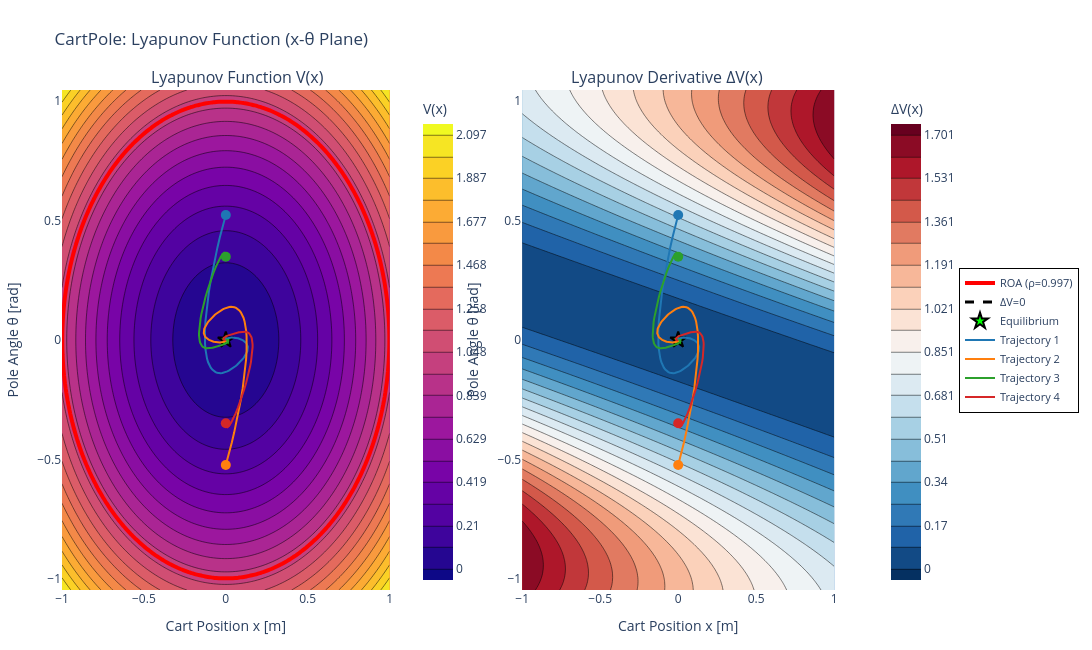

Write notebook code for a chart like this one.
### Code cell
# 2D Lyapunov Function Visualization, position and angle
state_limits_x_theta = ((-1.0, 1.0), (-np.pi / 3, np.pi / 3))
state_indices_x_theta = (0, 1)

plot_lyapunov_2d(
    lyapunov_nn,
    controller,
    discrete_system,
    state_limits_x_theta,
    state_indices=state_indices_x_theta,
    state_names=("Cart Position x [m]", "Pole Angle θ [rad]"),
    rho=rho,
    grid_resolution=120,
    trajectories=trajectories,
    title="CartPole: Lyapunov Function (x-θ Plane)",
    show=False,
    colorscale="Plasma",
    trajectory_colorscale="D3",
)

### Figure 1 — Plotly figure (JSON) as saved in the notebook; plotly's stock layout.template omitted (floating-point values rounded to 4 significant figures; data arrays with more than 128 entries replaced by an {"elided": "..."} marker saying what was removed)
{"data": [{"colorbar": {"title": {"text": "V(x)"}, "x": 0.45}, "colorscale": [[0, "#0d0887"], [0.1111, "#46039f"], [0.2222, "#7201a8"], [0.3333, "#9c179e"], [0.4444, "#bd3786"], [0.5556, "#d8576b"], [0.6667, "#ed7953"], [0.7778, "#fb9f3a"], [0.8889, "#fdca26"], [1, "#f0f921"]], "contours": {"end": 2.097, "size": 0.1048, "start": 0}, "hovertemplate": "%{xaxis.title.text}: %{x:.3f}<br>%{yaxis.title.text}: %{y:.3f}<br>V: %{z:.3f}<extra></extra>", "type": "contour", "x": [-1.0, -0.9832, -0.9664, -0.9496, -0.9328, -0.916, -0.8992, -0.8824, -0.8655, -0.8487, -0.8319, -0.8151, -0.7983, -0.7815, -0.7647, -0.7479, -0.7311, -0.7143, -0.6975, -0.6807, -0.6639, -0.6471, -0.6303, -0.6134, -0.5966, -0.5798, -0.563, -0.5462, -0.5294, -0.5126, -0.4958, -0.479, -0.4622, -0.4454, -0.4286, -0.4118, -0.395, -0.3782, -0.3613, -0.3445, -0.3277, -0.3109, -0.2941, -0.2773, -0.2605, -0.2437, -0.2269, -0.2101, -0.1933, -0.1765, -0.1597, -0.1429, -0.1261, -0.1092, -0.09244, -0.07563, -0.05882, -0.04202, -0.02521, -0.008403, 0.008403, 0.02521, 0.04202, 0.05882, 0.07563, 0.09244, 0.1092, 0.1261, 0.1429, 0.1597, 0.1765, 0.1933, 0.2101, 0.2269, 0.2437, 0.2605, 0.2773, 0.2941, 0.3109, 0.3277, 0.3445, 0.3613, 0.3782, 0.395, 0.4118, 0.4286, 0.4454, 0.4622, 0.479, 0.4958, 0.5126, 0.5294, 0.5462, 0.563, 0.5798, 0.5966, 0.6134, 0.6303, 0.6471, 0.6639, 0.6807, 0.6975, 0.7143, 0.7311, 0.7479, 0.7647, 0.7815, 0.7983, 0.8151, 0.8319, 0.8487, 0.8655, 0.8824, 0.8992, 0.916, 0.9328, 0.9496, 0.9664, 0.9832, 1.0], "xaxis": "x", "y": [-1.047, -1.03, -1.012, -0.9944, -0.9768, -0.9592, -0.9416, -0.924, -0.9064, -0.8888, -0.8712, -0.8536, -0.836, -0.8184, -0.8008, -0.7832, -0.7656, -0.748, -0.7304, -0.7128, -0.6952, -0.6776, -0.66, -0.6424, -0.6248, -0.6072, -0.5896, -0.572, -0.5544, -0.5368, -0.5192, -0.5016, -0.484, -0.4664, -0.4488, -0.4312, -0.4136, -0.396, -0.3784, -0.3608, -0.3432, -0.3256, -0.308, -0.2904, -0.2728, -0.2552, -0.2376, -0.22, -0.2024, -0.1848, -0.1672, -0.1496, -0.132, -0.1144, -0.0968, -0.0792, -0.0616, -0.044, -0.0264, -0.0088, 0.0088, 0.0264, 0.044, 0.0616, 0.0792, 0.0968, 0.1144, 0.132, 0.1496, 0.1672, 0.1848, 0.2024, 0.22, 0.2376, 0.2552, 0.2728, 0.2904, 0.308, 0.3256, 0.3432, 0.3608, 0.3784, 0.396, 0.4136, 0.4312, 0.4488, 0.4664, 0.484, 0.5016, 0.5192, 0.5368, 0.5544, 0.572, 0.5896, 0.6072, 0.6248, 0.6424, 0.66, 0.6776, 0.6952, 0.7128, 0.7304, 0.748, 0.7656, 0.7832, 0.8008, 0.8184, 0.836, 0.8536, 0.8712, 0.8888, 0.9064, 0.924, 0.9416, 0.9592, 0.9768, 0.9944, 1.012, 1.03, 1.047], "yaxis": "y", "z": {"elided": "120x120 float values"}}, {"contours": {"coloring": "none", "end": 0.9969, "size": 1, "start": 0.9969}, "hovertemplate": "ROA Boundary<extra></extra>", "line": {"color": "red", "width": 4}, "name": "ROA (ρ=0.997)", "showscale": false, "type": "contour", "x": [-1.0, -0.9832, -0.9664, -0.9496, -0.9328, -0.916, -0.8992, -0.8824, -0.8655, -0.8487, -0.8319, -0.8151, -0.7983, -0.7815, -0.7647, -0.7479, -0.7311, -0.7143, -0.6975, -0.6807, -0.6639, -0.6471, -0.6303, -0.6134, -0.5966, -0.5798, -0.563, -0.5462, -0.5294, -0.5126, -0.4958, -0.479, -0.4622, -0.4454, -0.4286, -0.4118, -0.395, -0.3782, -0.3613, -0.3445, -0.3277, -0.3109, -0.2941, -0.2773, -0.2605, -0.2437, -0.2269, -0.2101, -0.1933, -0.1765, -0.1597, -0.1429, -0.1261, -0.1092, -0.09244, -0.07563, -0.05882, -0.04202, -0.02521, -0.008403, 0.008403, 0.02521, 0.04202, 0.05882, 0.07563, 0.09244, 0.1092, 0.1261, 0.1429, 0.1597, 0.1765, 0.1933, 0.2101, 0.2269, 0.2437, 0.2605, 0.2773, 0.2941, 0.3109, 0.3277, 0.3445, 0.3613, 0.3782, 0.395, 0.4118, 0.4286, 0.4454, 0.4622, 0.479, 0.4958, 0.5126, 0.5294, 0.5462, 0.563, 0.5798, 0.5966, 0.6134, 0.6303, 0.6471, 0.6639, 0.6807, 0.6975, 0.7143, 0.7311, 0.7479, 0.7647, 0.7815, 0.7983, 0.8151, 0.8319, 0.8487, 0.8655, 0.8824, 0.8992, 0.916, 0.9328, 0.9496, 0.9664, 0.9832, 1.0], "xaxis": "x", "y": [-1.047, -1.03, -1.012, -0.9944, -0.9768, -0.9592, -0.9416, -0.924, -0.9064, -0.8888, -0.8712, -0.8536, -0.836, -0.8184, -0.8008, -0.7832, -0.7656, -0.748, -0.7304, -0.7128, -0.6952, -0.6776, -0.66, -0.6424, -0.6248, -0.6072, -0.5896, -0.572, -0.5544, -0.5368, -0.5192, -0.5016, -0.484, -0.4664, -0.4488, -0.4312, -0.4136, -0.396, -0.3784, -0.3608, -0.3432, -0.3256, -0.308, -0.2904, -0.2728, -0.2552, -0.2376, -0.22, -0.2024, -0.1848, -0.1672, -0.1496, -0.132, -0.1144, -0.0968, -0.0792, -0.0616, -0.044, -0.0264, -0.0088, 0.0088, 0.0264, 0.044, 0.0616, 0.0792, 0.0968, 0.1144, 0.132, 0.1496, 0.1672, 0.1848, 0.2024, 0.22, 0.2376, 0.2552, 0.2728, 0.2904, 0.308, 0.3256, 0.3432, 0.3608, 0.3784, 0.396, 0.4136, 0.4312, 0.4488, 0.4664, 0.484, 0.5016, 0.5192, 0.5368, 0.5544, 0.572, 0.5896, 0.6072, 0.6248, 0.6424, 0.66, 0.6776, 0.6952, 0.7128, 0.7304, 0.748, 0.7656, 0.7832, 0.8008, 0.8184, 0.836, 0.8536, 0.8712, 0.8888, 0.9064, 0.924, 0.9416, 0.9592, 0.9768, 0.9944, 1.012, 1.03, 1.047], "yaxis": "y", "z": {"elided": "120x120 float values"}}, {"colorbar": {"title": {"text": "ΔV(x)"}, "x": 1.05}, "colorscale": [[0, "rgb(5,48,97)"], [0.1, "rgb(33,102,172)"], [0.2, "rgb(67,147,195)"], [0.3, "rgb(146,197,222)"], [0.4, "rgb(209,229,240)"], [0.5, "rgb(247,247,247)"], [0.6, "rgb(253,219,199)"], [0.7, "rgb(244,165,130)"], [0.8, "rgb(214,96,77)"], [0.9, "rgb(178,24,43)"], [1, "rgb(103,0,31)"]], "contours": {"end": 1.701, "size": 0.08506, "start": 2.512e-06}, "hovertemplate": "%{xaxis.title.text}: %{x:.3f}<br>%{yaxis.title.text}: %{y:.3f}<br>ΔV: %{z:.3f}<extra></extra>", "type": "contour", "x": [-1.0, -0.9832, -0.9664, -0.9496, -0.9328, -0.916, -0.8992, -0.8824, -0.8655, -0.8487, -0.8319, -0.8151, -0.7983, -0.7815, -0.7647, -0.7479, -0.7311, -0.7143, -0.6975, -0.6807, -0.6639, -0.6471, -0.6303, -0.6134, -0.5966, -0.5798, -0.563, -0.5462, -0.5294, -0.5126, -0.4958, -0.479, -0.4622, -0.4454, -0.4286, -0.4118, -0.395, -0.3782, -0.3613, -0.3445, -0.3277, -0.3109, -0.2941, -0.2773, -0.2605, -0.2437, -0.2269, -0.2101, -0.1933, -0.1765, -0.1597, -0.1429, -0.1261, -0.1092, -0.09244, -0.07563, -0.05882, -0.04202, -0.02521, -0.008403, 0.008403, 0.02521, 0.04202, 0.05882, 0.07563, 0.09244, 0.1092, 0.1261, 0.1429, 0.1597, 0.1765, 0.1933, 0.2101, 0.2269, 0.2437, 0.2605, 0.2773, 0.2941, 0.3109, 0.3277, 0.3445, 0.3613, 0.3782, 0.395, 0.4118, 0.4286, 0.4454, 0.4622, 0.479, 0.4958, 0.5126, 0.5294, 0.5462, 0.563, 0.5798, 0.5966, 0.6134, 0.6303, 0.6471, 0.6639, 0.6807, 0.6975, 0.7143, 0.7311, 0.7479, 0.7647, 0.7815, 0.7983, 0.8151, 0.8319, 0.8487, 0.8655, 0.8824, 0.8992, 0.916, 0.9328, 0.9496, 0.9664, 0.9832, 1.0], "xaxis": "x2", "y": [-1.047, -1.03, -1.012, -0.9944, -0.9768, -0.9592, -0.9416, -0.924, -0.9064, -0.8888, -0.8712, -0.8536, -0.836, -0.8184, -0.8008, -0.7832, -0.7656, -0.748, -0.7304, -0.7128, -0.6952, -0.6776, -0.66, -0.6424, -0.6248, -0.6072, -0.5896, -0.572, -0.5544, -0.5368, -0.5192, -0.5016, -0.484, -0.4664, -0.4488, -0.4312, -0.4136, -0.396, -0.3784, -0.3608, -0.3432, -0.3256, -0.308, -0.2904, -0.2728, -0.2552, -0.2376, -0.22, -0.2024, -0.1848, -0.1672, -0.1496, -0.132, -0.1144, -0.0968, -0.0792, -0.0616, -0.044, -0.0264, -0.0088, 0.0088, 0.0264, 0.044, 0.0616, 0.0792, 0.0968, 0.1144, 0.132, 0.1496, 0.1672, 0.1848, 0.2024, 0.22, 0.2376, 0.2552, 0.2728, 0.2904, 0.308, 0.3256, 0.3432, 0.3608, 0.3784, 0.396, 0.4136, 0.4312, 0.4488, 0.4664, 0.484, 0.5016, 0.5192, 0.5368, 0.5544, 0.572, 0.5896, 0.6072, 0.6248, 0.6424, 0.66, 0.6776, 0.6952, 0.7128, 0.7304, 0.748, 0.7656, 0.7832, 0.8008, 0.8184, 0.836, 0.8536, 0.8712, 0.8888, 0.9064, 0.924, 0.9416, 0.9592, 0.9768, 0.9944, 1.012, 1.03, 1.047], "yaxis": "y2", "z": {"elided": "120x120 float values"}}, {"contours": {"coloring": "none", "end": 0, "size": 1, "start": 0}, "hovertemplate": "ΔV=0 Contour<extra></extra>", "line": {"color": "black", "dash": "dash", "width": 3}, "name": "ΔV=0", "showscale": false, "type": "contour", "x": [-1.0, -0.9832, -0.9664, -0.9496, -0.9328, -0.916, -0.8992, -0.8824, -0.8655, -0.8487, -0.8319, -0.8151, -0.7983, -0.7815, -0.7647, -0.7479, -0.7311, -0.7143, -0.6975, -0.6807, -0.6639, -0.6471, -0.6303, -0.6134, -0.5966, -0.5798, -0.563, -0.5462, -0.5294, -0.5126, -0.4958, -0.479, -0.4622, -0.4454, -0.4286, -0.4118, -0.395, -0.3782, -0.3613, -0.3445, -0.3277, -0.3109, -0.2941, -0.2773, -0.2605, -0.2437, -0.2269, -0.2101, -0.1933, -0.1765, -0.1597, -0.1429, -0.1261, -0.1092, -0.09244, -0.07563, -0.05882, -0.04202, -0.02521, -0.008403, 0.008403, 0.02521, 0.04202, 0.05882, 0.07563, 0.09244, 0.1092, 0.1261, 0.1429, 0.1597, 0.1765, 0.1933, 0.2101, 0.2269, 0.2437, 0.2605, 0.2773, 0.2941, 0.3109, 0.3277, 0.3445, 0.3613, 0.3782, 0.395, 0.4118, 0.4286, 0.4454, 0.4622, 0.479, 0.4958, 0.5126, 0.5294, 0.5462, 0.563, 0.5798, 0.5966, 0.6134, 0.6303, 0.6471, 0.6639, 0.6807, 0.6975, 0.7143, 0.7311, 0.7479, 0.7647, 0.7815, 0.7983, 0.8151, 0.8319, 0.8487, 0.8655, 0.8824, 0.8992, 0.916, 0.9328, 0.9496, 0.9664, 0.9832, 1.0], "xaxis": "x2", "y": [-1.047, -1.03, -1.012, -0.9944, -0.9768, -0.9592, -0.9416, -0.924, -0.9064, -0.8888, -0.8712, -0.8536, -0.836, -0.8184, -0.8008, -0.7832, -0.7656, -0.748, -0.7304, -0.7128, -0.6952, -0.6776, -0.66, -0.6424, -0.6248, -0.6072, -0.5896, -0.572, -0.5544, -0.5368, -0.5192, -0.5016, -0.484, -0.4664, -0.4488, -0.4312, -0.4136, -0.396, -0.3784, -0.3608, -0.3432, -0.3256, -0.308, -0.2904, -0.2728, -0.2552, -0.2376, -0.22, -0.2024, -0.1848, -0.1672, -0.1496, -0.132, -0.1144, -0.0968, -0.0792, -0.0616, -0.044, -0.0264, -0.0088, 0.0088, 0.0264, 0.044, 0.0616, 0.0792, 0.0968, 0.1144, 0.132, 0.1496, 0.1672, 0.1848, 0.2024, 0.22, 0.2376, 0.2552, 0.2728, 0.2904, 0.308, 0.3256, 0.3432, 0.3608, 0.3784, 0.396, 0.4136, 0.4312, 0.4488, 0.4664, 0.484, 0.5016, 0.5192, 0.5368, 0.5544, 0.572, 0.5896, 0.6072, 0.6248, 0.6424, 0.66, 0.6776, 0.6952, 0.7128, 0.7304, 0.748, 0.7656, 0.7832, 0.8008, 0.8184, 0.836, 0.8536, 0.8712, 0.8888, 0.9064, 0.924, 0.9416, 0.9592, 0.9768, 0.9944, 1.012, 1.03, 1.047], "yaxis": "y2", "z": {"elided": "120x120 float values"}}, {"hovertemplate": "Equilibrium<extra></extra>", "marker": {"color": "lime", "line": {"color": "black", "width": 2}, "size": 12, "symbol": "star"}, "mode": "markers", "name": "Equilibrium", "showlegend": true, "type": "scatter", "x": [0], "xaxis": "x", "y": [0], "yaxis": "y"}, {"hovertemplate": "Equilibrium<extra></extra>", "marker": {"color": "lime", "line": {"color": "black", "width": 2}, "size": 12, "symbol": "star"}, "mode": "markers", "name": "Equilibrium", "showlegend": false, "type": "scatter", "x": [0], "xaxis": "x2", "y": [0], "yaxis": "y2"}, {"hovertemplate": "Traj 1<extra></extra>", "line": {"color": "#1F77B4", "width": 2}, "mode": "lines", "name": "Trajectory 1", "showlegend": true, "type": "scatter", "x": {"elided": "201 float values"}, "xaxis": "x", "y": {"elided": "201 float values"}, "yaxis": "y"}, {"hovertemplate": "Start<extra></extra>", "marker": {"color": "#1F77B4", "size": 10, "symbol": "circle"}, "mode": "markers", "showlegend": false, "type": "scatter", "x": [0], "xaxis": "x", "y": [0.5236], "yaxis": "y"}, {"hovertemplate": "Traj 1<extra></extra>", "line": {"color": "#1F77B4", "width": 2}, "mode": "lines", "name": "Trajectory 1", "showlegend": false, "type": "scatter", "x": {"elided": "201 float values"}, "xaxis": "x2", "y": {"elided": "201 float values"}, "yaxis": "y2"}, {"hovertemplate": "Start<extra></extra>", "marker": {"color": "#1F77B4", "size": 10, "symbol": "circle"}, "mode": "markers", "showlegend": false, "type": "scatter", "x": [0], "xaxis": "x2", "y": [0.5236], "yaxis": "y2"}, {"hovertemplate": "Traj 2<extra></extra>", "line": {"color": "#FF7F0E", "width": 2}, "mode": "lines", "name": "Trajectory 2", "showlegend": true, "type": "scatter", "x": {"elided": "201 float values"}, "xaxis": "x", "y": {"elided": "201 float values"}, "yaxis": "y"}, {"hovertemplate": "Start<extra></extra>", "marker": {"color": "#FF7F0E", "size": 10, "symbol": "circle"}, "mode": "markers", "showlegend": false, "type": "scatter", "x": [0], "xaxis": "x", "y": [-0.5236], "yaxis": "y"}, {"hovertemplate": "Traj 2<extra></extra>", "line": {"color": "#FF7F0E", "width": 2}, "mode": "lines", "name": "Trajectory 2", "showlegend": false, "type": "scatter", "x": {"elided": "201 float values"}, "xaxis": "x2", "y": {"elided": "201 float values"}, "yaxis": "y2"}, {"hovertemplate": "Start<extra></extra>", "marker": {"color": "#FF7F0E", "size": 10, "symbol": "circle"}, "mode": "markers", "showlegend": false, "type": "scatter", "x": [0], "xaxis": "x2", "y": [-0.5236], "yaxis": "y2"}, {"hovertemplate": "Traj 3<extra></extra>", "line": {"color": "#2CA02C", "width": 2}, "mode": "lines", "name": "Trajectory 3", "showlegend": true, "type": "scatter", "x": {"elided": "201 float values"}, "xaxis": "x", "y": {"elided": "201 float values"}, "yaxis": "y"}, {"hovertemplate": "Start<extra></extra>", "marker": {"color": "#2CA02C", "size": 10, "symbol": "circle"}, "mode": "markers", "showlegend": false, "type": "scatter", "x": [0], "xaxis": "x", "y": [0.3491], "yaxis": "y"}, {"hovertemplate": "Traj 3<extra></extra>", "line": {"color": "#2CA02C", "width": 2}, "mode": "lines", "name": "Trajectory 3", "showlegend": false, "type": "scatter", "x": {"elided": "201 float values"}, "xaxis": "x2", "y": {"elided": "201 float values"}, "yaxis": "y2"}, {"hovertemplate": "Start<extra></extra>", "marker": {"color": "#2CA02C", "size": 10, "symbol": "circle"}, "mode": "markers", "showlegend": false, "type": "scatter", "x": [0], "xaxis": "x2", "y": [0.3491], "yaxis": "y2"}, {"hovertemplate": "Traj 4<extra></extra>", "line": {"color": "#D62728", "width": 2}, "mode": "lines", "name": "Trajectory 4", "showlegend": true, "type": "scatter", "x": {"elided": "201 float values"}, "xaxis": "x", "y": {"elided": "201 float values"}, "yaxis": "y"}, {"hovertemplate": "Start<extra></extra>", "marker": {"color": "#D62728", "size": 10, "symbol": "circle"}, "mode": "markers", "showlegend": false, "type": "scatter", "x": [0], "xaxis": "x", "y": [-0.3491], "yaxis": "y"}, {"hovertemplate": "Traj 4<extra></extra>", "line": {"color": "#D62728", "width": 2}, "mode": "lines", "name": "Trajectory 4", "showlegend": false, "type": "scatter", "x": {"elided": "201 float values"}, "xaxis": "x2", "y": {"elided": "201 float values"}, "yaxis": "y2"}, {"hovertemplate": "Start<extra></extra>", "marker": {"color": "#D62728", "size": 10, "symbol": "circle"}, "mode": "markers", "showlegend": false, "type": "scatter", "x": [0], "xaxis": "x2", "y": [-0.3491], "yaxis": "y2"}], "layout": {"annotations": [{"font": {"size": 16}, "showarrow": false, "text": "Lyapunov Function V(x)", "x": 0.225, "xanchor": "center", "xref": "paper", "y": 1, "yanchor": "bottom", "yref": "paper"}, {"font": {"size": 16}, "showarrow": false, "text": "Lyapunov Derivative ΔV(x)", "x": 0.775, "xanchor": "center", "xref": "paper", "y": 1, "yanchor": "bottom", "yref": "paper"}], "height": 650, "hovermode": "closest", "legend": {"bgcolor": "rgba(255,255,255,0.95)", "bordercolor": "black", "borderwidth": 1, "font": {"size": 11}, "x": 1.15, "xanchor": "left", "y": 0.5, "yanchor": "middle"}, "margin": {"b": 60, "l": 60, "r": 250, "t": 90}, "showlegend": true, "title": {"text": "CartPole: Lyapunov Function (x-θ Plane)"}, "width": 1600, "xaxis": {"anchor": "y", "domain": [0, 0.42], "title": {"text": "Cart Position x [m]"}}, "xaxis2": {"anchor": "y2", "domain": [0.59, 0.99], "title": {"text": "Cart Position x [m]"}}, "yaxis": {"anchor": "x", "domain": [0, 1], "title": {"text": "Pole Angle θ [rad]"}}, "yaxis2": {"anchor": "x2", "domain": [0, 1], "title": {"text": "Pole Angle θ [rad]"}}}}
